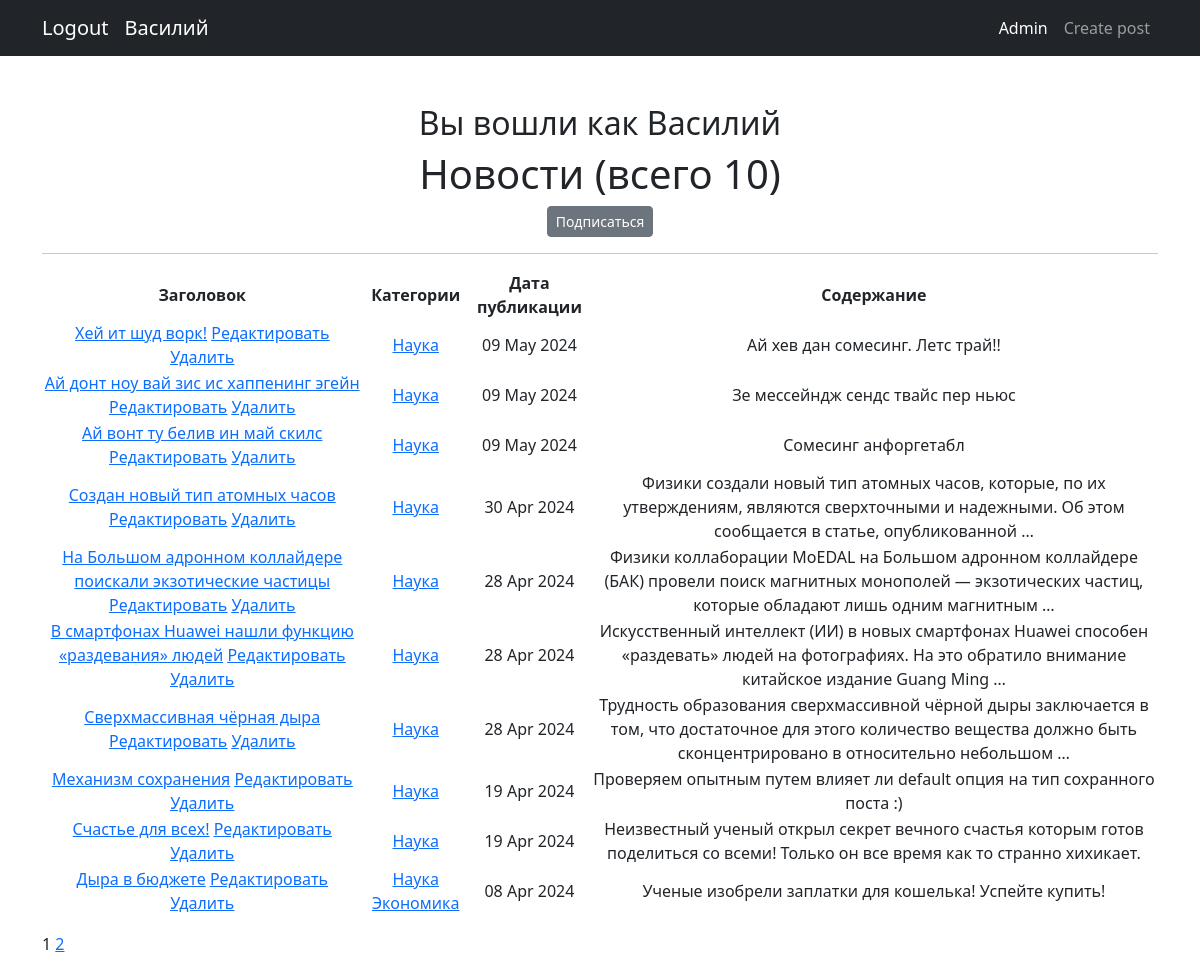
Page /news/categories/3 (signed in) on the committed database.
### news/models.py (models this page shows, shortened)
class Post(models.Model):
    article = 'AR'
    news = 'NE'
    POSITIONS = [
        (article, 'Статья'),
        (news, 'Новости'),
    ]
    author = models.ForeignKey(Author, on_delete=models.CASCADE)
    news_type = models.CharField(max_length=2, choices=POSITIONS, default=article)
    post_time = models.DateTimeField(auto_now_add=True)
    title = models.CharField(max_length=255)
    text = models.TextField()
    rating = models.IntegerField(default=0)
    category = models.ManyToManyField(Category, through='PostCategory')

class Category(models.Model):
    name = models.CharField(max_length=100, unique=True)
    subscribers = models.ManyToManyField(User, blank=True, related_name='categories')
    def __str__(self):
        return f'{self.name}'

### news/views.py (the view)
# urls.py: path('categories/<int:pk>', CategoryListView.as_view(), name='category_list'),
class CategoryListView(NewsList):
    model = Post
    template_name = 'category_list.html'
    context_object_name = 'category_news_list'
    def get_queryset(self):
        self.category = get_object_or_404(Category, id=self.kwargs['pk'])
        queryset = Post.objects.filter(category=self.category).order_by('-post_time')
        return queryset
    def get_context_data(self, **kwargs):
        context = super().get_context_data(**kwargs)
        context['is_not_subscriber'] = self.request.user not in self.category.subscribers.all()
        context['category'] = self.category
        return context

### news/templatetags/custom_tags.py (called while the page is built)
@register.simple_tag(takes_context=True)
def url_replace(context, **kwargs):
    d = context['request'].GET.copy()
    for k, v in kwargs.items():
        d[k] = v
    return d.urlencode()

### news/views.py (called while the page is built)
    def get_context_data(self, **kwargs):
        context = super().get_context_data(**kwargs)
        context['is_not_author'] = not self.request.user.groups.filter(name='authors').exists()
        return context

### templates/category_list.html (shortened to what this page needs)
{% extends 'flatpages/default.html' %}
{% load custom_filters %}
{% load custom_tags %}
{% block content %}
<h2>Вы вошли как {{ request.user.username }}</h2>
    <h1>Новости (всего {{ category_news_list|length }})</h1>
{% if is_not_subscriber %}
<p class="text-center"><a href="{% url 'subscribe' category.id %}" class="btn btn-secondary btn-sm">Подписаться</a></p>
{% endif %}
    <hr>
{% if category_news_list %}
    <table>
        <tr>
            <td><b>Заголовок</b></td>
            <td><b>Категории</b></td>
            <td><b>Дата публикации</b></td>
            <td><b>Содержание</b></td>
        </tr>
        {% for news in category_news_list %}
        <tr>
            <td>
                <a href="{% url 'news_detail' news.id %}">{{ news.title|censor }}</a>
                <a href="{% url 'news_edit' news.id %}"><u>Редактировать</u></a>
                <a href="{% url 'news_delete' news.id %}"><u>Удалить</u></a>
            </td>
            <td>
                {% for category in news.category.all %}
                    <a href="{% url 'category_list' category.id %}">{{ category }}</a>
                {% endfor %}
            </td>
            <td>{{ news.post_time|date:"d M Y" }}</td>
            <td>{{ news.text|truncatewords:20|censor }}</td>
        </tr>
        {% endfor %}
    </table>
{% else %}
    <h2>Новостей нет!</h2>
{% endif %}
<div class="pagination">
    <span class="step-links">
        <span class="current">
            {% if  page_obj.paginator.num_pages != 1 %}
                {{ page_obj.number }}
            {% endif %}
        </span>
        {% if page_obj.has_next %}
            <a href="?{% url_replace page=page_obj.next_page_number %}">{{ page_obj.next_page_number }}</a>
        {% endif %}
    </span>
</div>
{% endblock content %}

### templates/flatpages/default.html (shortened to what this page needs)
<!DOCTYPE html>
<html lang="en">
    <head>
        {% load static %}
        <link href="{% static 'css/styles.css' %}" rel="stylesheet" />
    </head>
    <body>
        <nav class="navbar navbar-expand-lg navbar-dark bg-dark">
            <div class="container">
                {% if not request.user.username %}
                <a class="navbar-brand" href="/accounts/login">Login</a>
                {% else %}
                <a class="navbar-brand" href="/accounts/logout">Logout</a>
                <a class="navbar-brand">{{ request.user.username }}</a>
                {% endif %}
                {% load cache %}
                {% cache 900 navbar %}
                    <div class="collapse navbar-collapse" id="navbarSupportedContent">
                        <ul class="navbar-nav ms-auto mb-2 mb-lg-0">
                            <li class="nav-item"><a class="nav-link active" aria-current="page" href="/admin/">Admin</a></li>
                            <li class="nav-item"><a class="nav-link" href="create/">Create post</a></li>
                        </ul>
                    </div>
                {% endcache %}
                </div>
            </nav>
        <div class="container">
            <div class="text-center mt-5">
                {% block content %}{% endblock content %}
            </div>
        </div>
    </body>
</html>

### rows in the picture
Post: title|censor "Хей ит шуд ворк!", post_time "09 May 2024", text|censor "Ай хев дан сомесинг. Летс трай!!"
Category: name "Наука"
Post: title|censor "Ай донт ноу вай зис ис хаппенинг эгейн", post_time "09 May 2024", text|censor "Зе мессейндж сендс твайс пер ньюс"
Post: title|censor "Ай вонт ту белив ин май скилс", post_time "09 May 2024", text|censor "Сомесинг анфоргетабл"
Post: title|censor "Создан новый тип атомных часов", post_time "30 Apr 2024", text|censor "Физики создали новый тип атомных часов, которые, по их утверждениям, являются сверхточными и надежными. Об этом сообщается в статье, опубликованной …"
Post: title|censor "На Большом адронном коллайдере поискали экзотические частицы", post_time "28 Apr 2024", text|censor "Физики коллаборации MoEDAL на Большом адронном коллайдере (БАК) провели поиск магнитных монополей — экзотических частиц, которые обладают лишь одним магнитным …"
Post: title|censor "В смартфонах Huawei нашли функцию «раздевания» людей", post_time "28 Apr 2024", text|censor "Искусственный интеллект (ИИ) в новых смартфонах Huawei способен «раздевать» людей на фотографиях. На это обратило внимание китайское издание Guang Ming …"
Post: title|censor "Сверхмассивная чёрная дыра", post_time "28 Apr 2024", text|censor "Трудность образования сверхмассивной чёрной дыры заключается в том, что достаточное для этого количество вещества должно быть сконцентрировано в относительно небольшом …"
Post: title|censor "Механизм сохранения", post_time "19 Apr 2024", text|censor "Проверяем опытным путем влияет ли default опция на тип сохранного поста :)"
Post: title|censor "Счастье для всех!", post_time "19 Apr 2024", text|censor "Неизвестный ученый открыл секрет вечного счастья которым готов поделиться со всеми! Только он все время как то странно хихикает."
Post: title|censor "Дыра в бюджете", post_time "08 Apr 2024", text|censor "Ученые изобрели заплатки для кошелька! Успейте купить!"
Category: name "Экономика"

### other values in the picture
{{ request.user.username }} "Василий"
{{ category_news_list|length }} "10"
{{ page_obj.number }} "1"
{{ page_obj.next_page_number }} "2"
